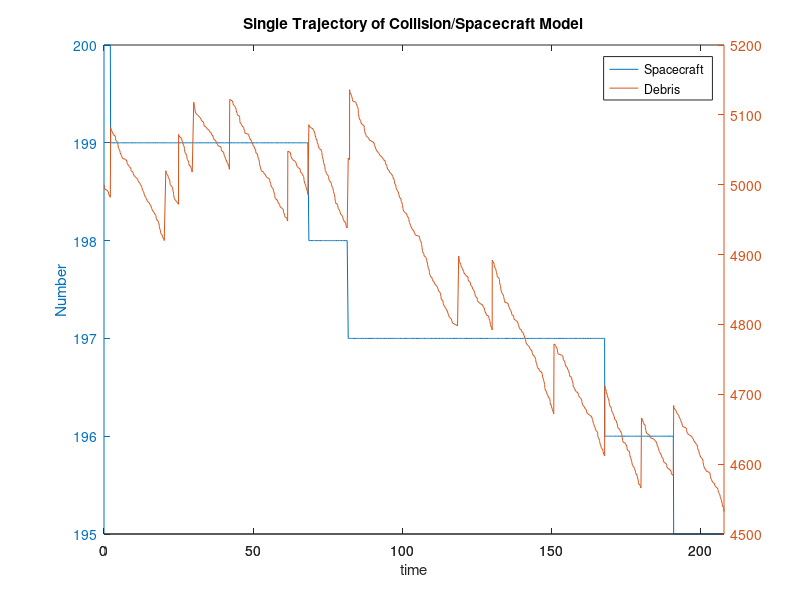

The MATLAB script that drew this image:
%given parameters/rate constants
klaunch = 0;   
kcolcraftfrag = 2*10^-8;
kcolfragfrag = 1*10^-9;
kdecay = 5;

% number of timesteps
tsteps = 1000;

% reaction vectors in columns
% -spacecraft launch
% -catastrophic collision
% -fragment collision
% -orbital decay
%
% the rows are are
% -spacecraft
% -debris
zeta = [1  -1   0   0;
        10 100 100 -2];

% preallocate for loop
X0 = [200 5000]';
X = zeros(2,tsteps);
X(:,1) = X0;
lam = zeros(4,1);
% random number tracker
rcount = 1;
% generate random number pool
rs = rand(1,10000);

%generate starting uniform randoms
Pk = log(1./rand(4,1));
Tk = zeros(4,1);
t = zeros(1,tsteps);
count = 1;
while t(end)==0
    % calculate intensity functions
    lam(1) = klaunch;
    lam(2) = kcolcraftfrag*X(2,count)*X(1,count);
    lam(3) = kcolfragfrag*(X(2,count))^2;
    lam(4) = kdecay;
    % find scaled time
    deltk = (Pk-Tk)./lam;
    % find next reaction
    [del,mu] = min(deltk);
    % add reaction vector
    X(:,count+1) = X(:,count) + zeta(:,mu);
    % update scale times
    Tk = Tk + del*lam;
    % update the triggered reaction P
    Pk(mu) = Pk(mu) + log(1/rs(rcount));
    rcount = rcount + 1;
    % update overall time
    t(count + 1) = t(count) + del;
    count = count + 1; 
end


%plot the trajectory
figure(1)
plotyy(t,X(1,:),t,X(2,:))
title('Single Trajectory of Collision/Spacecraft Model')
legend('Spacecraft','Debris')
xlabel('time')
ylabel('Number')